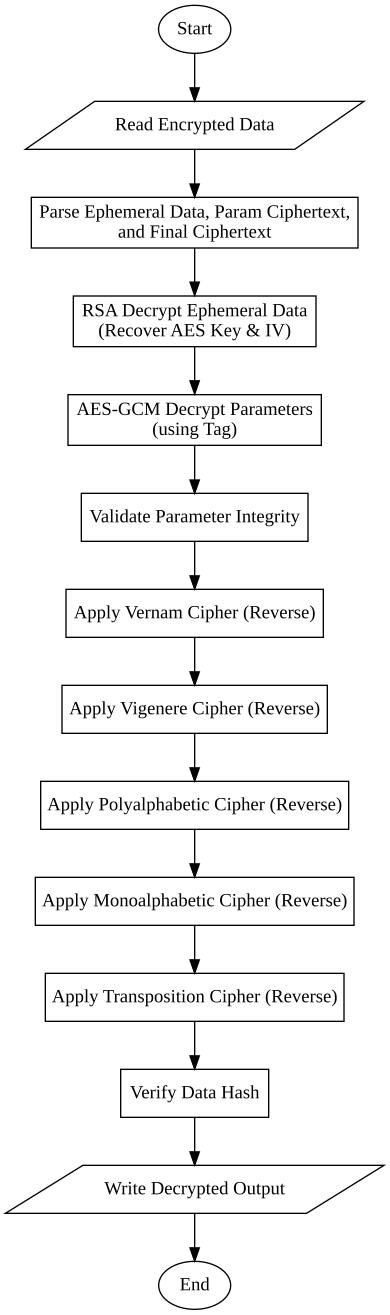

Reproduce this figure in Python.
"""Flowchart for the decryption process, showing how the encrypted file is parsed, ephemeral data is recovered with RSA, parameters are decrypted with AES-GCM, classical ciphers are reversed, and integrity is verified."""

import graphviz


def render_decryption_flowchart() -> graphviz.Digraph:
    """Return a Graphviz digraph representing the decryption process flowchart."""
    dot = graphviz.Digraph(comment="Decryption Process")

    # Use a top-down orientation
    dot.attr(rankdir="TB")

    # Define nodes (using standard flowchart shapes)
    dot.node("A", "Start", shape="ellipse")
    dot.node("B", "Read Encrypted Data", shape="parallelogram")
    dot.node("C", "Parse Ephemeral Data, Param Ciphertext,\nand Final Ciphertext", shape="rectangle",)
    dot.node("D", "RSA Decrypt Ephemeral Data\n(Recover AES Key & IV)", shape="rectangle")
    dot.node("E", "AES-GCM Decrypt Parameters\n(using Tag)", shape="rectangle")
    dot.node("F", "Validate Parameter Integrity", shape="rectangle")
    dot.node("G", "Apply Vernam Cipher (Reverse)", shape="rectangle")
    dot.node("H", "Apply Vigenere Cipher (Reverse)", shape="rectangle")
    dot.node("I", "Apply Polyalphabetic Cipher (Reverse)", shape="rectangle")
    dot.node("J", "Apply Monoalphabetic Cipher (Reverse)", shape="rectangle")
    dot.node("K", "Apply Transposition Cipher (Reverse)", shape="rectangle")
    dot.node("L", "Verify Data Hash", shape="rectangle")
    dot.node("M", "Write Decrypted Output", shape="parallelogram")
    dot.node("N", "End", shape="ellipse")

    # Define edges
    dot.edge("A", "B")
    dot.edge("B", "C")
    dot.edge("C", "D")
    dot.edge("D", "E")
    dot.edge("E", "F")
    dot.edge("F", "G")
    dot.edge("G", "H")
    dot.edge("H", "I")
    dot.edge("I", "J")
    dot.edge("J", "K")
    dot.edge("K", "L")
    dot.edge("L", "M")
    dot.edge("M", "N")

    return dot


if __name__ == "__main__":
    # Render the flowchart as a file, e.g. PNG
    flowchart = render_decryption_flowchart()
    flowchart.render(
        filename="decryption_flowchart",
        directory="assets",
        format="svg",
        cleanup=True,
    )
